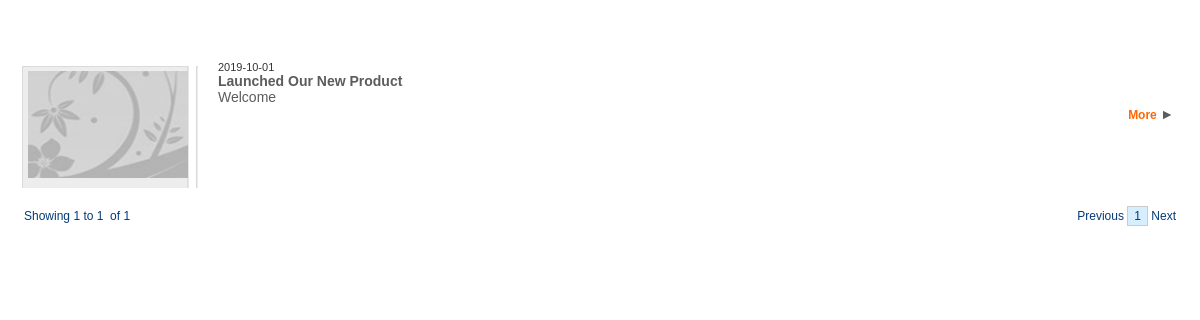
Page /news.php on the committed database.
### tables this page shows
CREATE TABLE `events_02` (
  `id` int(11) NOT NULL,
  `category` longtext NOT NULL,
  `image1` varchar(250) NOT NULL,
  `image2` varchar(111) NOT NULL,
  `image3` varchar(111) NOT NULL,
  `name` varchar(250) NOT NULL DEFAULT '',
  `status` int(11) NOT NULL DEFAULT 1,
  `pdf_file` varchar(250) NOT NULL DEFAULT '',
  `weblink` varchar(250) NOT NULL DEFAULT '',
  `type` int(11) NOT NULL DEFAULT 2,
  `briefing` varchar(500) NOT NULL,
  `description` longtext NOT NULL,
  `comment_featured` int(2) NOT NULL,
  `date` date NOT NULL DEFAULT '0000-00-00',
  `happening` varchar(250) NOT NULL DEFAULT ''
);

### news_listing.php (the view, shortened to what this page needs)
<?php require_once('Connections/pamconnection.php');
if($category_id!=''){
	$query="select * from events_02 where status=1 and category like '%|".$category_id."|%' order by date desc";
}else{
	$query="select * from events_02 where status=1 order by date desc";
}
$maxRows_Rs1 = 5;
$pageNum_Rs1 = 0;
$startRow_Rs1 = $pageNum_Rs1 * $maxRows_Rs1;
mysqli_select_db($conn, $database_pamconnection);
$query_limit_Rs1 = sprintf("%s LIMIT %d, %d", $query, $startRow_Rs1, $maxRows_Rs1);
$Rs1 = mysqli_query($conn, $query_limit_Rs1) or die(mysqli_error());
$row_Rs1 = mysqli_fetch_assoc($Rs1);
?>
<link href="css.css" rel="stylesheet" type="text/css">
<table width="100%" border="0" cellpadding="0" cellspacing="10">
  <tr>
    <td>&nbsp;</td>
  </tr>
  <tr>
    <td>
    <table width="100%" border="0" cellpadding="0" cellspacing="0">
      <tr>
    <td><img src="images/space.gif" width="100" height="6" /></td>
    </tr>
  </table>
    <?php if($row_Rs1!=''){ do{?>
    <table width="100%" border="0" cellpadding="0" cellspacing="0">
    	<tr><td colspan="3" align="center"><table width="100%" border="0" cellspacing="0" cellpadding="0">
    	  <tr>
    	    <td><img src="images/space.gif" width="200" height="3" /></td>
  	    </tr>
  	  </table>
    	    <img src="images/space.gif" width="100" height="6" /></td></tr>
      <tr valign="top">
        <td><table border="0" cellspacing="0" cellpadding="0">
          <tr>
            <td width="170" align="center" valign="middle" background="images/frame.gif"><div align="center">
                <table border="0" cellpadding="0" cellspacing="10">
                  <tr>
                    <td align="center" valign="middle"><div align="center"><a href="javascript:;">
                        <?php if($row_Rs1['image1']!=''&&file_exists($row_Rs1['image1'])){?>
                        <img src="<?php echo $row_Rs1['image1'];?>" width="150" height="113" border="0" onclick="MM_openBrWindow('enlarge_news.php?id=<?php echo base64_encode($row_Rs1['id'])?>&amp;no=1','','width=520,height=410')" /></a>
                            <?php } else echo '<img src="images/default_image_small.jpg" width="160" height="107" border="0">'?>
                    </div></td>
                  </tr>
                </table>
            </div></td>
          </tr>
        </table></td>
        <td width="1%"><img src="images/space.gif" width="20" height="20" /></td>
        <td width="86%"><table width="100%" border="0" cellpadding="0" cellspacing="0">
          <tr>
            <td align="left" class="title3"><div align="left"><?php echo $row_Rs1['date'];?></div></td>
            </tr>
          <tr>
            <td align="left" class="content_text"><div align="left"><a href="result.php?root=<?php echo $_GET['root'];?>&id=<?php echo $_GET['id']?>&main=<?php echo $_GET['main']?>&sub=<?php echo $_GET['sub']?>&detail=<?php echo base64_encode($row_Rs1['id']);?>"><strong> <?php echo $row_Rs1['name'];?></strong></a></div></td>
            </tr>
          <tr>
            <td align="left"><div align="left">
              <table width="100%" border="0" cellpadding="0" cellspacing="0">
                <tr class="content_text">
                  <td width="80%" align="justify">
                    <?php
				$content01 = $row_Rs1['briefing']." ";
					echo substr( $content01, 0,strrpos( substr( $content01, 0, 300), ' ' ));
				?>
                    <?php if ($row_Rs1==''){?><?php echo 'No item posted at the moment'?><?php }?></td>
                  </tr>
              </table>
            </div></td>
          </tr>
        <tr>
        	<td align="right">
<table border="0" cellpadding="0" cellspacing="0" align="right">
                  <tr>
                  	<td align="right"><span class="content_text3"><strong>
                    <a href="result.php?root=<?php echo $_GET['root'];?>&id=<?php echo $_GET['id']?>&main=<?php echo $_GET['main']?>&sub=<?php echo $_GET['sub']?>&detail=<?php echo base64_encode($row_Rs1['id']);?>">More</a>
                    </strong></span><strong><span class="content_text">&#9658;</span></strong>&nbsp;&nbsp;</td>
                    </tr>
                  </table>            </td>
        </tr>
          </table></td>
        </tr>
                <tr><td width="13%"><img src="images/space.gif" width="100" height="6" /></td>
                </tr>
    </table>
    <img src="images/space.gif" width="20" height="3" /><br />
    <?php }while($row_Rs1 = mysqli_fetch_assoc($Rs1));} ?>
     <table width="100%" border="0" cellpadding="0" cellspacing="0">
    <tr><td colspan="2" align="center">
        <img src="images/space.gif" width="100" height="6" /></td></tr>
    </table>
    <?php include("paging.php");?>
    </td>
  </tr>
</table>

### css.css (style rules this page uses)
.content_text { font-family:"Calibri", Arial, Helvetica, sans-serif;color:#5d5c5c; font-size:14px; }
.content_text a:link { font-family:"Calibri", Arial, Helvetica, sans-serif; color:#5d5c5c;font-size:14px; text-decoration:none; }
.content_text3 { font-family:"Calibri", Arial, Helvetica, sans-serif;color:#ff6600; font-size:12px; }
.content_text3 a:link { font-family:"Calibri", Arial, Helvetica, sans-serif; color:#ff6600;font-size:12px; text-decoration:none; }
.title3 { font-family:"Calibri", Arial, Helvetica, sans-serif; font-size:11px; color:#333333; text-decoration:none }

### rows in the picture
events_02: date "2019-10-01", name "Launched Our New Product", briefing "Welcome"

### other values in the picture
$startRow_Rs1 + 1 "1"
min($startRow_Rs1 + $maxRows_Rs1, $totalRows_Rs1) "1"
$totalRows_Rs1 "1"
